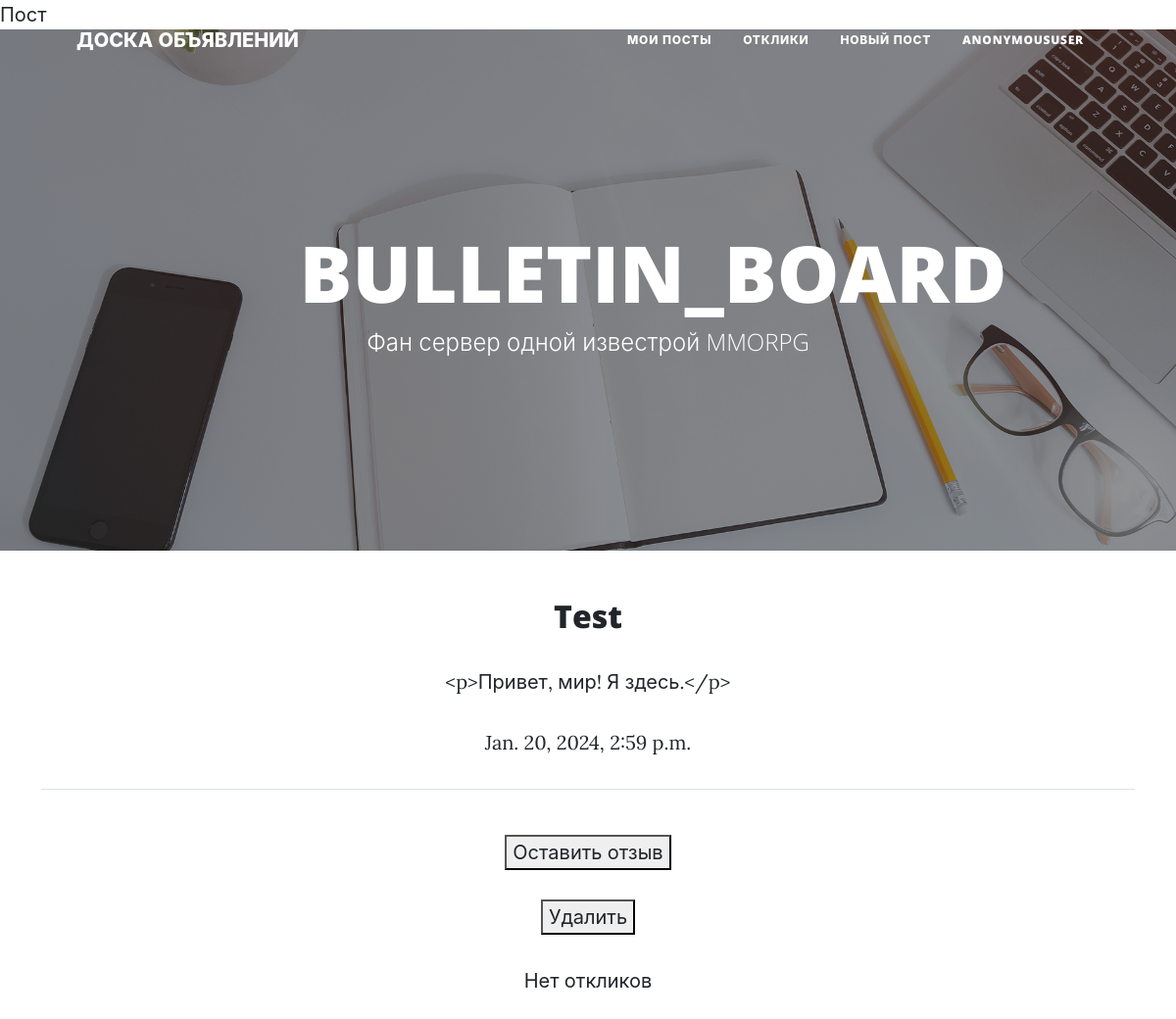
The app's page /post/1/ with its own data.
### board/models.py (models this page shows, shortened)
class Post(models.Model):
    author = models.ForeignKey(Author, on_delete=models.CASCADE, verbose_name='Автор')
    heading = models.CharField(max_length=300, verbose_name='Заголовок')
    text = RichTextField(max_length=2000, verbose_name='Статья')
    create_at = models.DateTimeField(auto_now_add=True)
    category = models.ManyToManyField('Category', through='PostCategory', verbose_name='Категория')

### board/views.py (the view)
# urls.py: path('<int:pk>/', PostDetailView.as_view(), name='post_one'),
class PostDetailView(DetailView):
    model = Post
    template_name = 'post.html'
    context_object_name = 'post_one'

### templates/post.html
{% extends 'flatpages/default.html' %}
{% block title %}
Пост
{% endblock title %}
{% block content %}
    <h2>{{ post_one.heading}}</h2>
    <p>{{ post_one.text }}</p>
    <p>{{ post_one.create_at }}</p>
    <hr><br>
    <form>
        <button><a href="{% url 'create_message' post_one.id %}">Оставить отзыв</a></button>
    </form>
    <br>
    <form>
        <button><a href="{% url 'delete_post' post_one.id %}">Удалить</a></button>
    </form>
    {% if message.on_post.all %}
        {% for mes in message.on_post.all %}
            <p>{{ mes.msg_content}}</p>
            <p>{{ mes.sender }}</p>
            <p>{{ mes.create }}</p>
            <form>
                <button><a href="{% url 'access' %}">Добавть отклик</a> </button>
            </form>
            <form>
                <button><a href="{% url 'delete_message' %}">Удалить отклик</a> </button>
            </form>
        {% endfor %}
    {% else %}
        <p>Нет откликов</p>
    {% endif %}
    <br><br>
{% endblock content %}

### records on screen
Post: heading "Test", text "<p>Привет, мир! Я здесь.</p>", create_at "Jan. 20, 2024, 2:59 p.m."

### other values on screen
{{ request.user }} "ANONYMOUSUSER"
